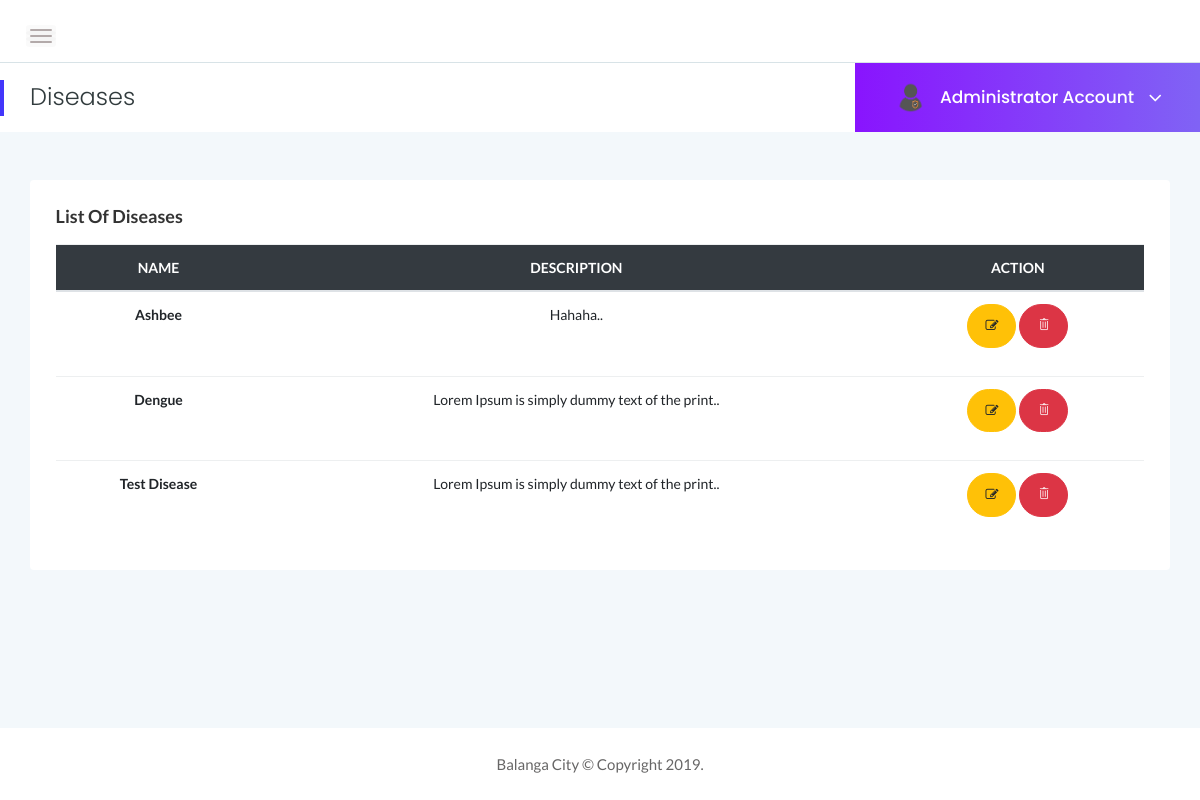
Page /admin/diseases.php (signed in) on the earlier database version.
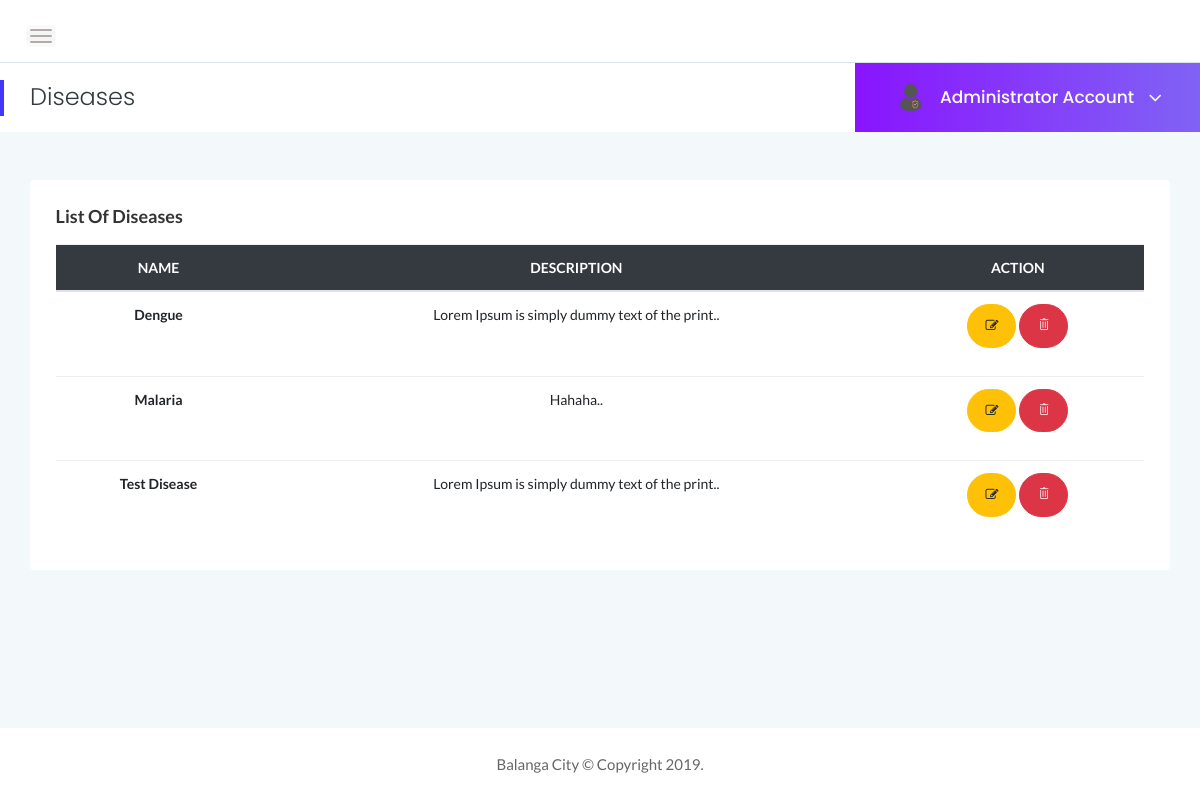
Same page on the later database version.
### tables this page shows
CREATE TABLE `diseases` (
  `id` int(11) NOT NULL AUTO_INCREMENT,
  `name` varchar(255) DEFAULT NULL,
  `description` longtext,
  `date_created` datetime DEFAULT CURRENT_TIMESTAMP,
  `date_updated` datetime DEFAULT CURRENT_TIMESTAMP,
  `isDeleted` tinyint(1) DEFAULT '0',
  `isDeceased` tinyint(1) DEFAULT '0',
  PRIMARY KEY (`id`)
);

### functions.php (called while the page is built, shortened)
<?php
function getName(){
	if(isset($_SESSION['user'])){
		return $_SESSION['user']['firstname'].' '.$_SESSION['user']['lastname'];
	}
	return "DEMO TEST";
}
function getDiseases(){
	$conn = mysqli_connect("localhost","root","","outbreak");
	$sql = "Select * from diseases where isDeleted= false order by `name` ASC";
	$res = mysqli_fetch_all(mysqli_query($conn,$sql),MYSQLI_ASSOC);
	return $res;
}
?>

### admin/diseases.php (the view, shortened to what this page needs)
<!DOCTYPE html>
<html>
<head>
<?php
    include "../includes/head.php";
?>
</head>
<body>
    <div class="page-container">
        <div class="main-content">
            <div class="header-area">
                <div class="row align-items-center">
                    <div class="col-md-6 col-sm-8 clearfix">
                        <div class="nav-btn pull-left">
                            <span></span>
                            <span></span>
                            <span></span>
                        </div>
                    </div>
                </div>
            </div>
            <div class="page-title-area">
                <div class="row align-items-center">
                    <div class="col-sm-6">
                        <div class="breadcrumbs-area clearfix">
                            <h4 class="page-title pull-left">Diseases</h4>
                        </div>
                    </div>
                    <div class="col-sm-6 clearfix">
                        <div class="user-profile pull-right">
                            <img class="avatar user-thumb" src="../assets/images/author/avatar.png" alt="avatar">
                            <h4 class="user-name dropdown-toggle" data-toggle="dropdown"><?=getName()?> <i class="fa fa-angle-down"></i></h4>
                        </div>
                    </div>
                </div>
            </div>
            <div class="main-content-inner">
                <div class="col-lg-12 mt-5">
                        <div class="card">
                            <div class="card-body">
                                <h4 class="header-title">List of Diseases</h4>
                                <div class="single-table">
                                    <div class="table-responsive">
                                        <table class="table text-center">
                                            <thead class="text-uppercase bg-dark">
                                                <tr class="text-white">
                                                    <th scope="col">Name</th>
                                                    <th scope="col">Description</th>
                                                    <th scope="col">Action</th>
                                                </tr>
                                            </thead>
                                            <tbody>
                                            <?php
                                              $diseases = getDiseases();
                                              foreach($diseases as $disease){
                                            ?>
                                                <tr>
                                                    <th scope="row"><?=$disease['name']?></th>
                                                    <td><?=substr(ucfirst($disease['description']),0,45).".."
                                                    ?></td>
                                                    <td>
                                                        <button type=" button" id="<?=$disease['id']?>" class="updateDisease btn btn-rounded btn-warning mb-3"><i class="fa fa-edit"></i></button>
                                                        <button type="button" id="<?=$disease['id']?>" class="deleteDisease btn btn-rounded btn-danger mb-3"><i class="ti-trash"></i></button>
                                                    </td>
                                                </tr>
                                            <?php
                                            }
                                            ?>
                                            </tbody>
                                        </table>
                                    </div>
                                </div>
                            </div>
                        </div>
                    </div>
            </div>
        </div>
    <?php
    include "../includes/footer.php";
    ?>
    </div>
</body>
</html>

Differences in the rows shown:
shown differently, row unchanged: diseases "Dengue": moves up the list
changed diseases "Hahaha": name "Ashbee" → "Malaria"
